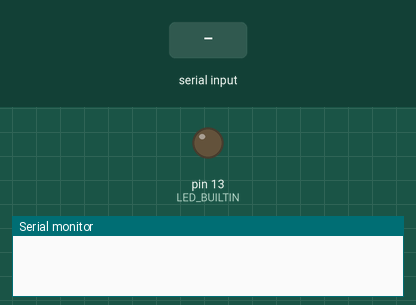
This sketch was run on a simulated Arduino Uno, built with avr-gcc and run on an emulated ATmega328P. Shown: output pins drawn as LEDs (lit = HIGH), the last lines printed to the serial monitor. The inputs (shaded band) are chosen by the test bench.

Above: at 1.2 s.
1.3 s: "off\n" received over Serial
At 2.0 s:
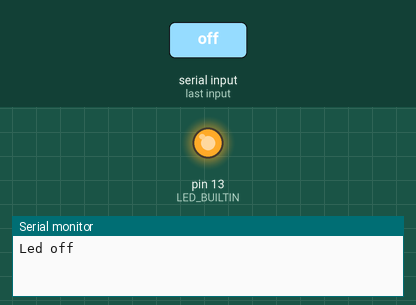
2.8 s: "on\n" received over Serial
At 3.1 s:
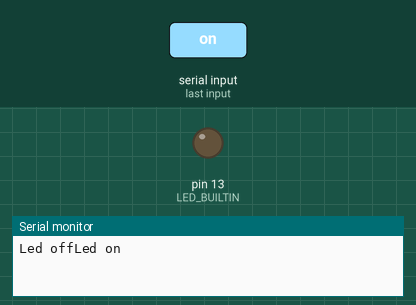
Timing chart, 0 to 5.8 s (numbered marks = the images above; inputs shaded):
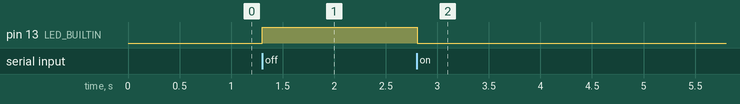

Measured:
- after the input at 1.3 s, pin 13 (LED_BUILTIN): LOW → HIGH at once
- after the input at 2.8 s, pin 13 (LED_BUILTIN): HIGH → LOW at once

The sketch:

sketch.ino
```cpp
// Check out my video for step by step tutorial
// https://www.youtube.com/watch?v=E70axbC3iW8&t=613s&ab_channel=RoboscienceGtnk

String command ;

void setup() {
  // put your setup code here, to run once:

  Serial.begin(9600);

  pinMode(LED_BUILTIN, OUTPUT);

}

void loop() {
  // put your main code here, to run repeatedly:

  if (Serial.available() > 0) {

  command = Serial.readStringUntil('\n');

    if (command == "on") {

      digitalWrite(LED_BUILTIN, LOW);

      Serial.write("Led on");
    }

    else if (command == "off") {

      digitalWrite(LED_BUILTIN, HIGH);

      Serial.write("Led off");
    }

    else{

      Serial.write("Invaild command");

    }

  }
}
```
